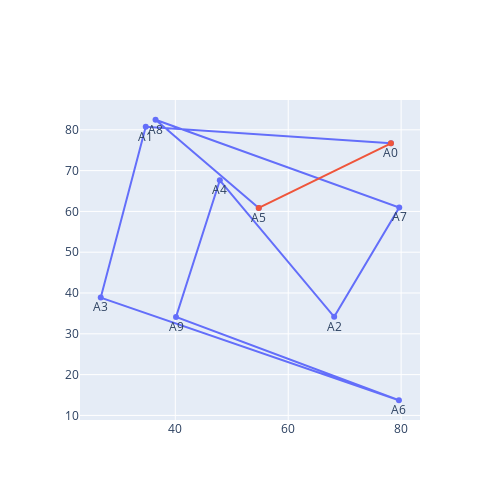

This figure's notebook cell:
### Code cell
solucao = solucao_aleatoria(tsp)
print(solucao)
plota_rotas(df_coordenadas, solucao)

### Figure 1 — Plotly figure (JSON) as saved in the notebook; plotly's stock layout.template omitted (floating-point values rounded to 4 significant figures)
{"data": [{"mode": "lines+markers+text", "name": "", "text": ["A0", "A1", "A3", "A6", "A9", "A4", "A2", "A7", "A8", "A5"], "textposition": "bottom center", "type": "scatter", "x": [78.2, 34.76, 26.79, 79.61, 40.12, 47.89, 68.14, 79.67, 36.5, 54.78], "y": [76.68, 80.73, 38.88, 13.72, 34.13, 67.63, 34.16, 60.94, 82.47, 60.85]}, {"mode": "lines+markers", "name": "", "type": "scatter", "x": [54.78, 78.2], "y": [60.85, 76.68]}], "layout": {"autosize": false, "height": 500, "showlegend": false, "width": 500}}
